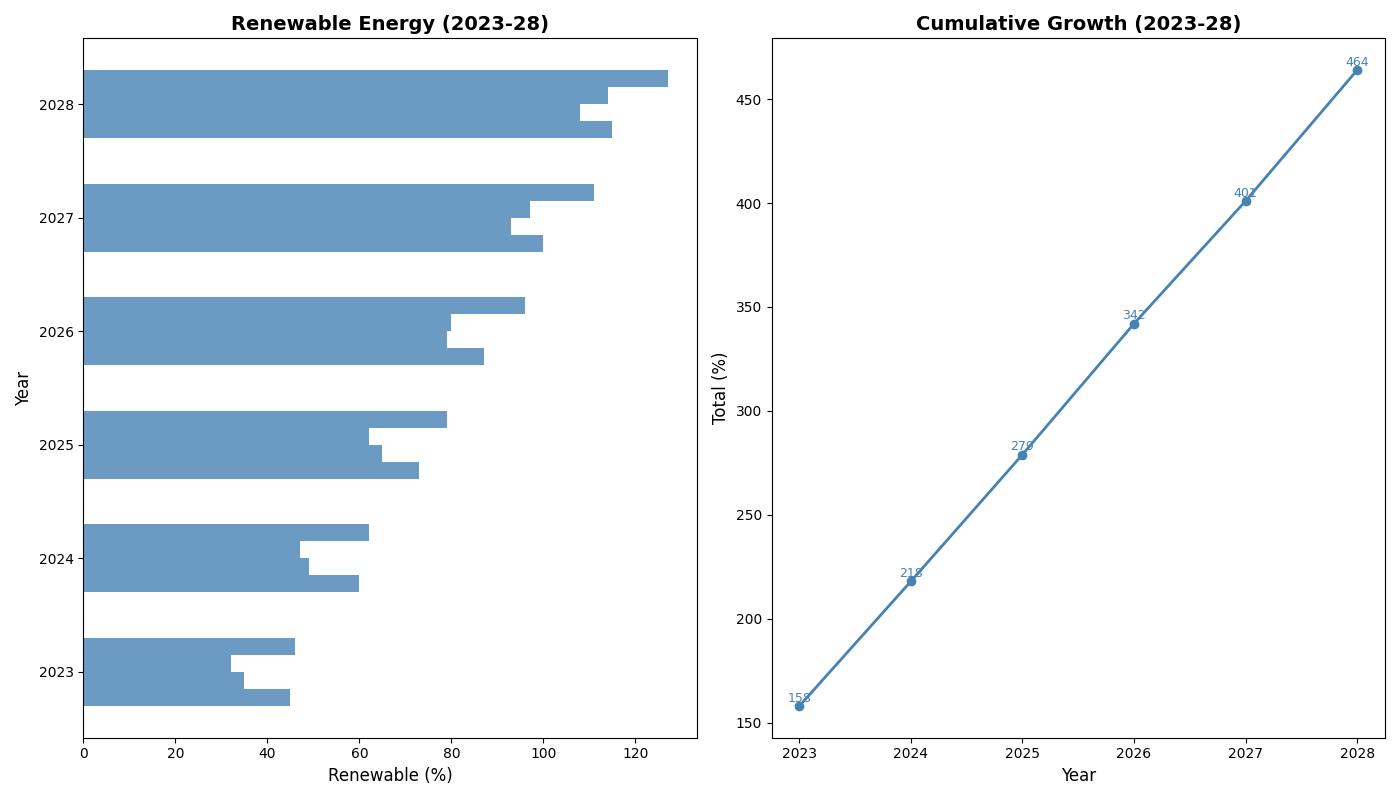

Write Python code to recreate this figure.
import matplotlib.pyplot as plt
import numpy as np

years = np.arange(2023, 2029)
countries = ['A', 'B', 'C', 'D']

solar = np.array([
    [10, 15, 20, 25, 30, 35],
    [5, 10, 15, 20, 25, 30],
    [8, 12, 18, 23, 28, 34],
    [12, 17, 22, 28, 33, 38]
])

wind = np.array([
    [15, 20, 25, 30, 35, 40],
    [12, 16, 22, 27, 32, 37],
    [10, 15, 20, 27, 33, 38],
    [18, 24, 30, 35, 40, 45]
])

hydro = np.array([
    [20, 25, 28, 32, 35, 40],
    [18, 23, 28, 32, 36, 41],
    [14, 20, 24, 30, 36, 42],
    [16, 21, 27, 33, 38, 44]
])

total_renewable = solar + wind + hydro
annual_totals = total_renewable.sum(axis=0)

fig, (ax1, ax2) = plt.subplots(1, 2, figsize=(14, 8))

bar_height = 0.15
y_indexes = np.arange(len(years))
single_color = '#4682B4'

for i in range(len(countries)):
    ax1.barh(y_indexes + i * bar_height, solar[i], height=bar_height, color=single_color, alpha=0.8)
    ax1.barh(y_indexes + i * bar_height, wind[i], left=solar[i], height=bar_height, color=single_color, alpha=0.8)
    ax1.barh(y_indexes + i * bar_height, hydro[i], left=solar[i] + wind[i], height=bar_height, color=single_color, alpha=0.8)

ax1.set_ylabel('Year', fontsize=12)
ax1.set_xlabel('Renewable (%)', fontsize=12)
ax1.set_title('Renewable Energy (2023-28)', fontsize=14, fontweight='bold')
ax1.set_yticks(y_indexes + bar_height * 1.5)
ax1.set_yticklabels(years)

ax2.plot(years, annual_totals, marker='o', color=single_color, linewidth=2)

for (year, total) in zip(years, annual_totals):
    ax2.text(year, total + 2, f'{total}', ha='center', fontsize=9, color=single_color)

ax2.set_xlabel('Year', fontsize=12)
ax2.set_ylabel('Total (%)', fontsize=12)
ax2.set_title('Cumulative Growth (2023-28)', fontsize=14, fontweight='bold')
ax2.set_xticks(years)
ax2.set_xticklabels(years)

plt.tight_layout()
plt.show()
